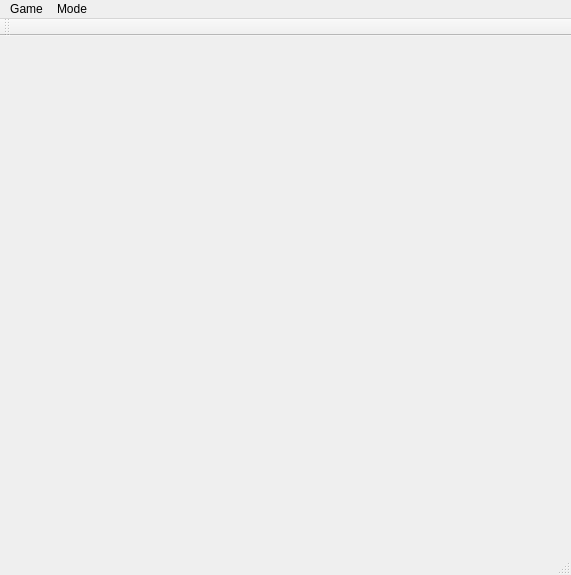
<?xml version="1.0" encoding="UTF-8"?>
<ui version="4.0">
 <class>OneToN</class>
 <widget class="QMainWindow" name="OneToN">
  <property name="geometry">
   <rect>
    <x>0</x>
    <y>0</y>
    <width>571</width>
    <height>575</height>
   </rect>
  </property>
  <property name="windowTitle">
   <string>OneToN</string>
  </property>
  <widget class="QWidget" name="centralWidget"/>
  <widget class="QMenuBar" name="menuBar">
   <property name="geometry">
    <rect>
     <x>0</x>
     <y>0</y>
     <width>571</width>
     <height>26</height>
    </rect>
   </property>
   <widget class="QMenu" name="menuGame_Mode">
    <property name="title">
     <string>Mode</string>
    </property>
    <addaction name="actionModeIntro"/>
    <addaction name="actionModeTraining"/>
    <addaction name="actionModeChallange"/>
   </widget>
   <widget class="QMenu" name="menuGame">
    <property name="title">
     <string>Game</string>
    </property>
    <addaction name="actionNew_Game"/>
    <addaction name="actionNew_Round"/>
    <addaction name="actionPause"/>
   </widget>
   <addaction name="menuGame"/>
   <addaction name="menuGame_Mode"/>
  </widget>
  <widget class="QToolBar" name="mainToolBar">
   <attribute name="toolBarArea">
    <enum>TopToolBarArea</enum>
   </attribute>
   <attribute name="toolBarBreak">
    <bool>false</bool>
   </attribute>
  </widget>
  <widget class="QStatusBar" name="statusBar"/>
  <action name="actionModeIntro">
   <property name="checkable">
    <bool>true</bool>
   </property>
   <property name="text">
    <string>Intro - Any Order</string>
   </property>
  </action>
  <action name="actionModeTraining">
   <property name="checkable">
    <bool>true</bool>
   </property>
   <property name="text">
    <string>Training - Take Your Time</string>
   </property>
  </action>
  <action name="actionModeChallange">
   <property name="checkable">
    <bool>true</bool>
   </property>
   <property name="checked">
    <bool>true</bool>
   </property>
   <property name="text">
    <string>Challange - Speed is Crucial</string>
   </property>
  </action>
  <action name="actionNew_Game">
   <property name="text">
    <string>New Game</string>
   </property>
   <property name="shortcut">
    <string>Ctrl+N</string>
   </property>
  </action>
  <action name="actionNew_Round">
   <property name="text">
    <string>New Round</string>
   </property>
   <property name="shortcut">
    <string>Ctrl+R</string>
   </property>
  </action>
  <action name="actionPause">
   <property name="text">
    <string>Pause</string>
   </property>
  </action>
 </widget>
 <layoutdefault spacing="6" margin="11"/>
 <resources/>
 <connections/>
</ui>
